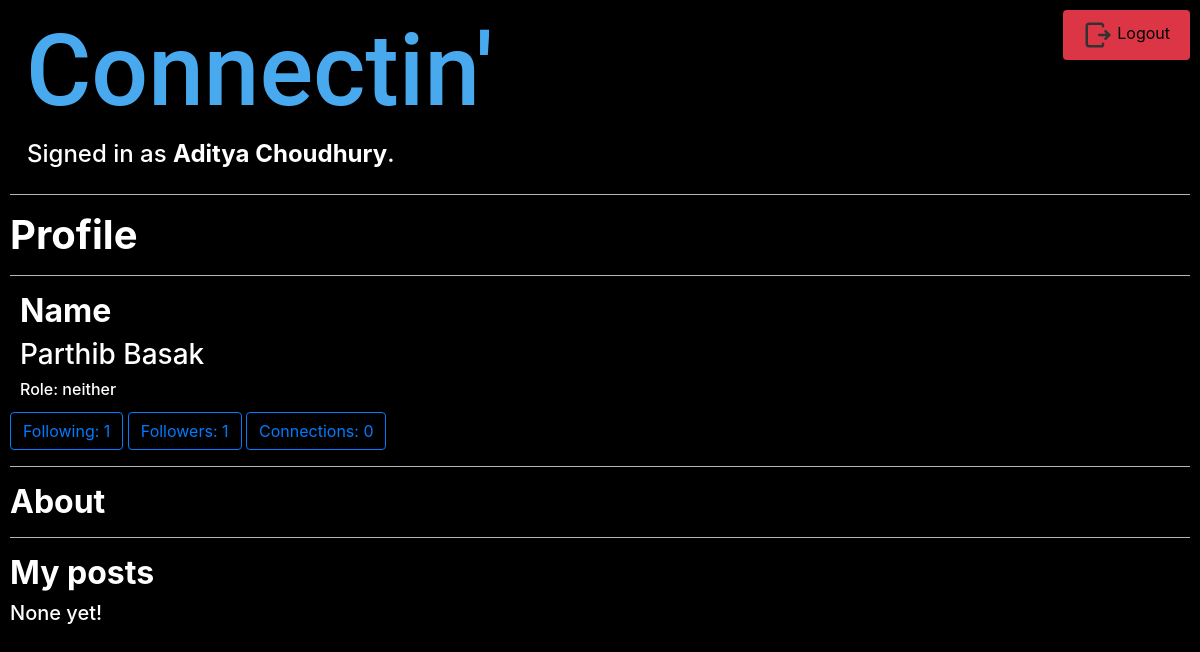
Before: /profilefunc/parthibbasak (signed in) with the older database file.
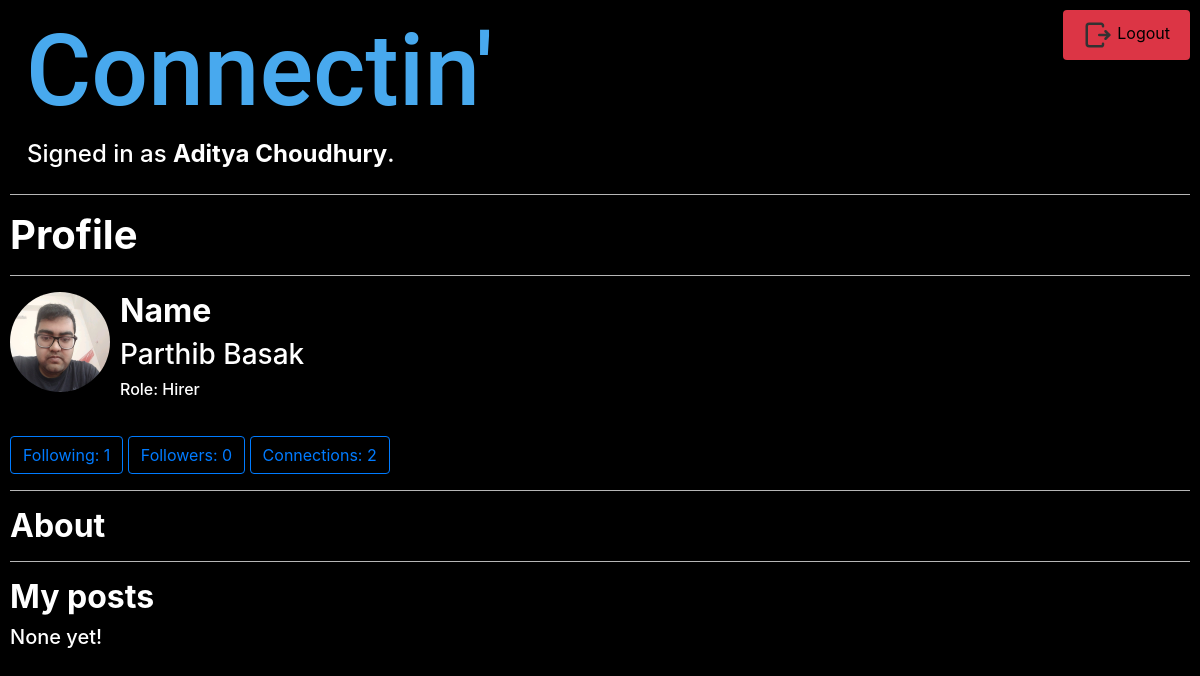
After: the same page with the newer database file.
### lprofile/models.py (models this page shows, shortened)
class profile1(models.Model):
    profowner=models.ForeignKey(User,on_delete=models.CASCADE,blank=True,null=True,related_name="profowner")
    role=models.CharField(max_length=10,default='Neither')
    profimg=models.ImageField(null=True,blank=True,upload_to="media/profimages")
    cv=models.FileField(null=True,blank=True,upload_to="media/cvfiles")
    about=models.CharField(max_length=300,blank=True)
    follower=models.ManyToManyField(User,related_name="follower",blank=True)
    followers=models.ManyToManyField(User,related_name="followers",blank=True)
    connections=models.ManyToManyField(User,related_name="connections",blank=True)
    requests=models.ManyToManyField(User,related_name="requests",blank=True)
    def number_of_conns(self):
        return self.follower.count()
    def number_of_followers(self):
        return self.followers.count()
    def number_of_connections(self):
        return self.connections.count()

### lprofile/views.py (the view)
# urls.py: path("profilefunc/<str:uname>", views.profilefunc, name="profile1"),
def profilefunc(request,uname):
    try:
        user=User.objects.get(username=uname)
        try:
            myprof=profile1.objects.get(profowner=user)
            return render(request,'lprofile/profile1.html',{
                'myprof':myprof,
                'mypost':posts.objects.filter(owner=user)
            })
        except ObjectDoesNotExist:
            myprof=profile1(profowner=user)
            myprof.save()
            return render(request,'lprofile/profile1.html',{
                'myprof':myprof
            })
    except ObjectDoesNotExist:
        return render(request,'lprofile/profnotfound.html')

### lprofile/templates/lprofile/profile1.html (shortened to what this page needs)
{% extends "lprofile/layout.html" %}
{% block body %}
    {% if user.is_authenticated %}
        <div>
            <h1 style="font-weight: bold;float: inline-start;">Profile</h1>
        </div>
        <br><br>
        <hr>
        <div>
        {% if myprof.profimg %}
        <div style="float: left;">
            <img src="{{ myprof.profimg.url }}" style="height: 100px; width: 100px; border-radius: 100px;" alt="profile picture">
        </div>&nbsp;
        {% endif %}
        <div style="float: left; padding-left: 10px;">
        <h2 style="font-weight: bold">Name</h2>
        <h3>{{ myprof.profowner.first_name }} {{ myprof.profowner.last_name }}</h3>
        {% if myprof.role != 'Neither' %}
            <h6>Role: {{ myprof.role }}</h6>
        {% endif %}
        </div>
        </div>
        <br><br><br><br><br>
        <a href="{% url 'followings' uname=myprof.profowner %}">
            <button class="btn btn-outline-primary">
                Following: {{ myprof.number_of_conns }}
            </button>
        </a>
        <a href="{% url 'followings' uname=myprof.profowner %}">
            <button class="btn btn-outline-primary">
                Followers: {{ myprof.number_of_followers }}
            </button>
        </a>
        <a href="{% url 'followings' uname=myprof.profowner %}">
            <button class="btn btn-outline-primary">
                Connections: {{ myprof.number_of_connections }}
            </button>
        </a>
        <hr>
        <h2 style="font-weight: bold">About</h2>
        <hr>
        <h2 style="font-weight: bold">My posts</h2>
        {% if mypost %}
        <div class="card" id="firstpost" style="padding-left: 10px;float:left; width: 862px;">
            <a href="{% url 'profile1' uname=mypost.last.owner %}" style="padding-left: 15px;padding-top: 20px;font-size: 25px;">{{ mypost.last.owner.first_name }} {{ mypost.last.owner.last_name }}</a>
            <small style="padding-left: 15px">{{ mypost.last.time }}</small><hr>
            <div class="card-body">
                <p class="card-text">{{ mypost.last.desc }}</p>
                {% if mypost.last.postimg %}
                <img src="{{ mypost.last.postimg.url }}" style="height: 300px; width: 800px;" alt="post_picture">
                {% endif %}
                <br>
                <hr>
                    <div style="float: left">
                    {% if request.user not in mypost.last.likes.all %}
                    {% if request.user not in mypost.last.dislikes.all %}
                        <div style="display: inline-block;vertical-align: middle">
                            <button type="submit" onclick="like(`{{mypost.last.id}}`)" id="{{mypost.last.id}}" class="fa fa-thumbs-up" style="border-radius: 20px;width: 40px;height: 40px;background-color: cyan;border: rgb(25,25,25)"></button>
                        </div>
                        &nbsp;&nbsp;&nbsp;
                        <div style="display: inline-block;vertical-align: middle">
                            <button type="submit" onclick="dislike(`{{mypost.last.id}}`)" id="dis{{mypost.last.id}}" class="fa fa-thumbs-down" style="border-radius: 20px;width: 40px;height: 40px;background-color: cyan;border: rgb(25,25,25)"></button>
                        </div>
                    {% else %}
                        <div style="display: inline-block;vertical-align: middle">
                            <button type="submit" onclick="like(`{{mypost.last.id}}`)" id="{{mypost.last.id}}" class="fa fa-thumbs-up" style="border-radius: 20px;width: 40px;height: 40px;background-color: cyan;border: rgb(25,25,25)"></button>
                        </div>
                        &nbsp;&nbsp;&nbsp;
                        <div style="display: inline-block;vertical-align: middle">
                            <button type="submit" onclick="dislike(`{{mypost.last.id}}`)" id="dis{{mypost.last.id}}" class="fa fa-thumbs-down" style="border-radius: 20px;width: 40px;height: 40px;background-color: blue;border: rgb(25,25,25)"></button>
                        </div>
                    {% endif %}
                    {% else %}
                    <div style="display: inline-block;vertical-align: middle">
                        <button type="submit" onclick="like(`{{mypost.last.id}}`)" id="{{mypost.last.id}}" class="fa fa-thumbs-up" style="border-radius: 20px;width: 40px;height: 40px;background-color: blue;border: rgb(25,25,25)"></button>
                    </div>
                    &nbsp;&nbsp;&nbsp;
                    <div style="display: inline-block;vertical-align: middle">
                        <button type="submit" onclick="dislike(`{{mypost.last.id}}`)" id="dis{{mypost.last.id}}" class="fa fa-thumbs-down" style="border-radius: 20px;width: 40px;height: 40px;background-color: cyan;border: rgb(25,25,25)"></button>
                    </div>
                    {% endif %}
                    <p style="text-align: left;padding-left: 47px;" id="likecount{{mypost.last.id}}">{{ mypost.last.number_of_likes }}</p>
                    </div>
                    <div class="d-flex justify-content-end">
                    <div>
                        <a href="{% url 'comments' mypost.last.id %}">
                            <button style="height: 43px;" class="btn btn-info">
                                Read Comments
                            </button>
                        </a>
                    </div>&nbsp;&nbsp;&nbsp;
                    {% if user == mypost.last.owner %}
                        <div>
                            <form action="{% url 'delete' mypost.last.id %}" method="POST">
                                {% csrf_token %}
                                <button type="submit" name='delete' class="btn btn-danger">Delete Post</button>
                            </form>
                        </div>
                    {% endif %}
                    </div>
            </div>
        </div>
        <div style="float:right">
            <a href="{% url 'myposts' uname=myprof.profowner.username %}">
            <button id="allmyposts" class="btn btn-outline-secondary" style="font-size: 30px;width: 862px; border-radius: 20px;">All Posts</button>
            </a>
        </div>
        {% else %}
            <h5>None yet!</h5>
        {% endif %}
    {% else %}
        <h2 style="text-align: center;">Login or make an account first!</h2>
    {% endif %}
{% endblock %}

### lprofile/templates/lprofile/layout.html (shortened to what this page needs)
{% load static %}
<!DOCTYPE html>
<html>
    <head>
        <link rel="stylesheet" href="https://stackpath.bootstrapcdn.com/bootstrap/4.4.1/css/bootstrap.min.css">
        <link rel="stylesheet" href="https://cdnjs.cloudflare.com/ajax/libs/font-awesome/4.7.0/css/font-awesome.min.css">
        <link href="{% static 'lprofile/styles.css' %}" rel="stylesheet">
    </head>
    <body>
        <div style="float: left;">
        <a href="{% url 'index' %}">
            <button style="background-color: black;border: black;">
                <h1 style="padding-left: 10px;font-size: 100px; color:rgb(72, 169, 238); font-family: roboto;">
                    Connectin'
                </h1>
            </button>
        </a>
        <h4 style="padding-left: 17px;">
            {% if user.is_authenticated %}
                Signed in as <strong>{{ user.first_name }} {{ user.last_name }}</strong>.
            {% else %}
                Not signed in.
            {% endif %}
        </h4>
        </div>
        {% if user.is_authenticated %}
            <a href="{% url 'logout' %}" style="padding-top: 20px; padding-right: 20px;">
                <button class="btn btn-danger" style="float: right;color: black;">
                    Logout
                </button>
            </a>
            <br><br><br><br><br><br><br>
            <hr>
        {% endif %}
        {% block body %}
        {% endblock %}
    </body>
</html>

### lprofile/static/lprofile/styles.css (style rules this page uses)
body { padding: 10px; background-color: black; color: white; }
a { color: rgb(65, 188, 222); }
hr { background-color: rgb(203, 203, 203); }
.btn-danger { background-color: #dc3545; color: #ffffff; padding: 10px 20px; font-size: 16px; border: none; border-radius: 4px; cursor: pointer; }

Changed rows visible on the page:
changed profile1 "Parthib": profimg: picture added; role "neither" → "Hirer"; number_of_followers "1" → "0"; number_of_connections "0" → "2"
